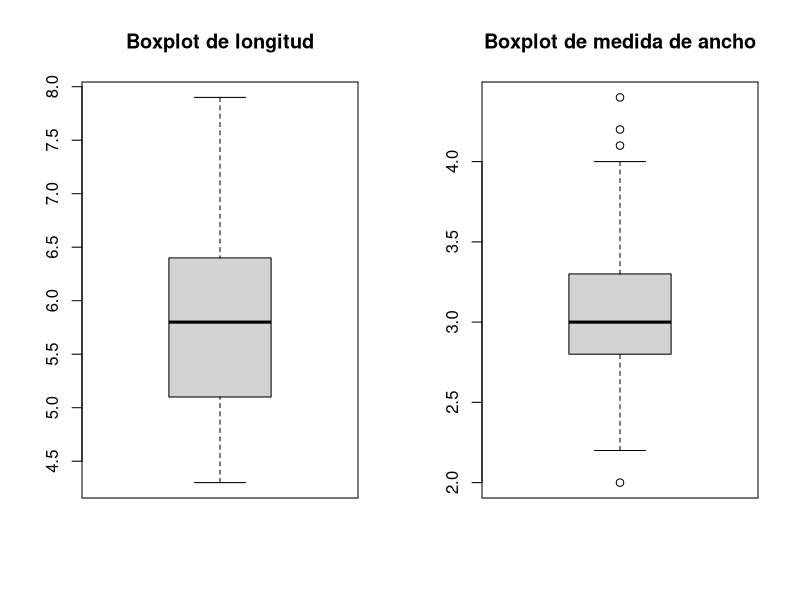
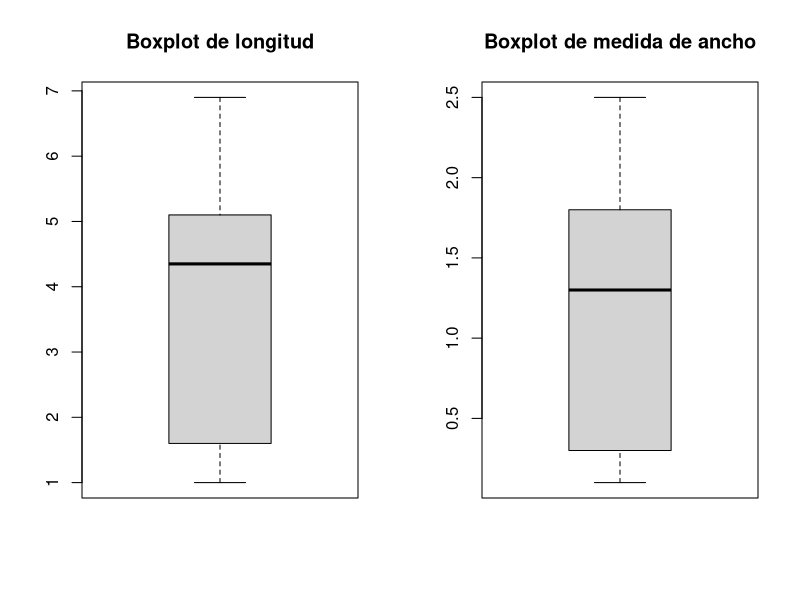

R code for these plots, in order:
## ---- chunk 1
knitr::opts_chunk$set(echo = TRUE)
## ---- chunk 2
setwd("/media/oivat/acambaro/oivat/R")
library(dplyr)
iris
## ---- chunk 3
iris %>% summarise_if(is.numeric, mean)
## ---- chunk 4
iris %>% summarise_if(is.numeric, median)
## ---- chunk 5

summary(iris$Sepal.Length)
summary(iris$Sepal.Width)
## ---- chunk 6
summary(iris$Petal.Length)
summary(iris$Petal.Width)
## ---- chunk 7
IQR(iris$Sepal.Length)
IQR(iris$Sepal.Width)
## ---- chunk 8
IQR(iris$Petal.Length)
IQR(iris$Petal.Width)
## ---- chunk 9
iris %>% summarise_if(is.numeric, var)
## ---- chunk 10
iris %>% summarise_if(is.numeric, sd)
## ---- chunk 11
par(mfrow=c(1,2))
boxplot(iris$Sepal.Length, main="Boxplot de longitud")
boxplot(iris$Sepal.Width, main="Boxplot de medida de ancho")
## ---- chunk 12
par(mfrow=c(1,2))
boxplot(iris$Petal.Length, main="Boxplot de longitud")
boxplot(iris$Petal.Width,main="Boxplot de medida de ancho")

